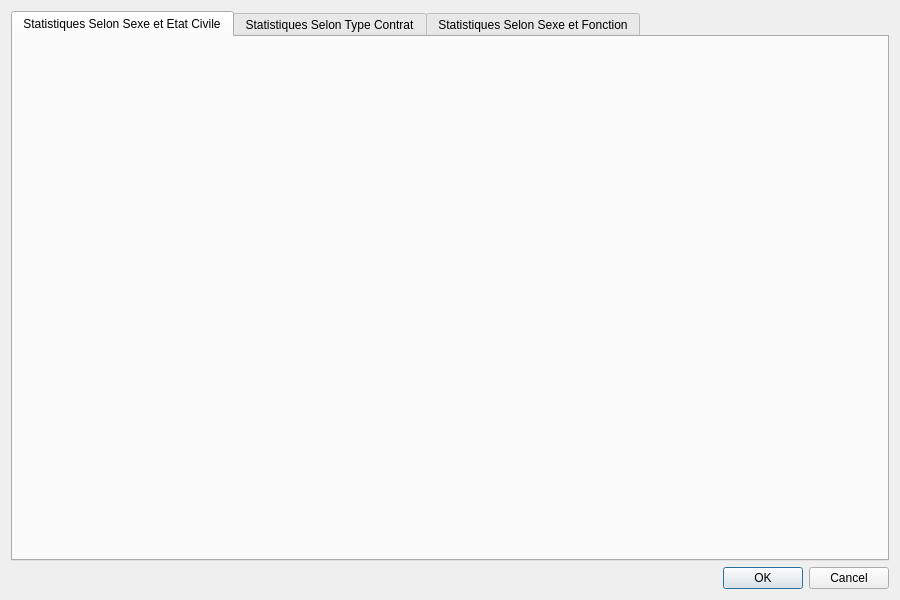
 <widget class="QDialog" name="statistiques">
  <property name="geometry">
   <rect>
    <x>0</x>
    <y>0</y>
    <width>900</width>
    <height>600</height>
   </rect>
  </property>
  <property name="windowTitle">
   <string>Statistiques</string>
  </property>
  <layout class="QVBoxLayout" name="verticalLayout">
   <item>
    <widget class="QTabWidget" name="statistiquesTabWidget">
     <property name="minimumSize">
      <size>
       <width>750</width>
       <height>450</height>
      </size>
     </property>
     <property name="styleSheet">
      <string notr="true">QWidget {
  background-color: #19232D;
  border: 0px solid #32414B;
  padding: 0px;
  color: #F0F0F0;
  selection-background-color: #1464A0;
  selection-color: #F0F0F0;
}

QWidget:disabled {
  background-color: #19232D;
  color: #787878;
  selection-background-color: #14506E;
  selection-color: #787878;
}

QWidget::item:selected {
  background-color: #1464A0;
}

QWidget::item:hover {
  background-color: #148CD2;
  color: #32414B;
}
QMainWindow::separator {
  background-color: #32414B;
  border: 0px solid #19232D;
  spacing: 0px;
  padding: 2px;
}

QMainWindow::separator:hover {
  background-color: #505F69;
  border: 0px solid #148CD2;
}

QMainWindow::separator:horizontal {
  width: 5px;
  margin-top: 2px;
  margin-bottom: 2px;
  image: url(&quot;C:/Users/DELL/Downloads/QDarkStyleSheet-master/QDarkStyleSheet-master/qdarkstyle/rc/toolbar_separator_vertical.png&quot;);
}

QMainWindow::separator:vertical {
  height: 5px;
  margin-left: 2px;
  margin-right: 2px;
  image: url(&quot;C:/Users/DELL/Downloads/QDarkStyleSheet-master/QDarkStyleSheet-master/qdarkstyle/rc/toolbar_separator_horizontal.png&quot;);
}
QStatusBar {
  border: 1px solid #32414B;
  /* Fixes Spyder #9120, #9121 */
  background: #32414B;
  /* Fixes #205, white vertical borders separating items */
}

QStatusBar::item {
  border: none;
}

QStatusBar QToolTip {
  background-color: #148CD2;
  border: 1px solid #19232D;
  color: #19232D;
  /* Remove padding, for fix combo box tooltip */
  padding: 0px;
  /* Reducing transparency to read better */
  opacity: 230;
}

QStatusBar QLabel {
  /* Fixes Spyder #9120, #9121 */
  background: transparent;
}
QGroupBox {
  font-weight: bold;
  border: 1px solid #32414B;
  border-radius: 4px;
  padding: 4px;
  margin-top: 16px;
}

QGroupBox::title {
  subcontrol-origin: margin;
  subcontrol-position: top left;
  left: 3px;
  padding-left: 3px;
  padding-right: 5px;
  padding-top: 8px;
  padding-bottom: 16px;
}

QGroupBox::indicator {
  margin-left: 2px;
  height: 16px;
  width: 16px;
}

QGroupBox::indicator:unchecked {
  border: none;
  image: url(&quot;C:/Users/DELL/Downloads/QDarkStyleSheet-master/QDarkStyleSheet-master/qdarkstyle/rc/checkbox_unchecked.png&quot;);
}

QGroupBox::indicator:unchecked:hover, QGroupBox::indicator:unchecked:focus, QGroupBox::indicator:unchecked:pressed {
  border: none;
  image: url(&quot;C:/Users/DELL/Downloads/QDarkStyleSheet-master/QDarkStyleSheet-master/qdarkstyle/rc/checkbox_unchecked_focus.png&quot;);
}

QGroupBox::indicator:unchecked:disabled {
  image: url(&quot;C:/Users/DELL/Downloads/QDarkStyleSheet-master/QDarkStyleSheet-master/qdarkstyle/rc/checkbox_unchecked_disabled.png&quot;);
}

QGroupBox::indicator:checked {
  border: none;
  image: url(&quot;C:/Users/DELL/Downloads/QDarkStyleSheet-master/QDarkStyleSheet-master/qdarkstyle/rc/checkbox_checked.png&quot;);
}

QGroupBox::indicator:checked:hover, QGroupBox::indicator:checked:focus, QGroupBox::indicator:checked:pressed {
  border: none;
  image: url(&quot;C:/Users/DELL/Downloads/QDarkStyleSheet-master/QDarkStyleSheet-master/qdarkstyle/rc/checkbox_checked_focus.png&quot;);
}

QGroupBox::indicator:checked:disabled {
  image: url(&quot;C:/Users/DELL/Downloads/QDarkStyleSheet-master/QDarkStyleSheet-master/qdarkstyle/rc/checkbox_checked_disabled.png&quot;);
}
QRadioButton {
  background-color: #19232D;
  color: #F0F0F0;
  spacing: 4px;
  padding: 0px;
  border: none;
  outline: none;
}

QRadioButton:focus {
  border: none;
}

QRadioButton:disabled {
  background-color: #19232D;
  color: #787878;
  border: none;
  outline: none;
}

QRadioButton QWidget {
  background-color: #19232D;
  color: #F0F0F0;
  spacing: 0px;
  padding: 0px;
  outline: none;
  border: none;
}

QRadioButton::indicator {
  border: none;
  outline: none;
  margin-left: 4px;
  height: 16px;
  width: 16px;
}

QRadioButton::indicator:unchecked {
  image: url(&quot;C:/Users/DELL/Downloads/QDarkStyleSheet-master/QDarkStyleSheet-master/qdarkstyle/rc/radio_unchecked.png&quot;);
}

QRadioButton::indicator:unchecked:hover, QRadioButton::indicator:unchecked:focus, QRadioButton::indicator:unchecked:pressed {
  border: none;
  outline: none;
  image: url(&quot;C:/Users/DELL/Downloads/QDarkStyleSheet-master/QDarkStyleSheet-master/qdarkstyle/rc/radio_unchecked_focus.png&quot;);
}

QRadioButton::indicator:unchecked:disabled {
  image: url(&quot;C:/Users/DELL/Downloads/QDarkStyleSheet-master/QDarkStyleSheet-master/qdarkstyle/rc/radio_unchecked_disabled.png&quot;);
}

QRadioButton::indicator:checked {
  border: none;
  outline: none;
  image: url(&quot;C:/Users/DELL/Downloads/QDarkStyleSheet-master/QDarkStyleSheet-master/qdarkstyle/rc/radio_checked.png&quot;);
}

QRadioButton::indicator:checked:hover, QRadioButton::indicator:checked:focus, QRadioButton::indicator:checked:pressed {
  border: none;
  outline: none;
  image: url(&quot;C:/Users/DELL/Downloads/QDarkStyleSheet-master/QDarkStyleSheet-master/qdarkstyle/rc/radio_checked_focus.png&quot;);
}

QRadioButton::indicator:checked:disabled {
  outline: none;
  image: url(&quot;C:/Users/DELL/Downloads/QDarkStyleSheet-master/QDarkStyleSheet-master/qdarkstyle/rc/radio_checked_disabled.png&quot;);
}
QMenu {
  border: 0px solid #32414B;
  color: #F0F0F0;
  margin: 0px;
}

QMenu::separator {
  height: 1px;
  background-color: #505F69;
  color: #F0F0F0;
}

QMenu::icon {
  margin: 0px;
  padding-left: 8px;
}

QMenu::item {
  background-color: #32414B;
  padding: 4px 24px 4px 24px;
  /* Reserve space for selection border */
  border: 1px transparent #32414B;
}

QMenu::item:selected {
  color: #F0F0F0;
}

QMenu::indicator {
  width: 12px;
  height: 12px;
  padding-left: 6px;
  /* non-exclusive indicator = check box style indicator (see QActionGroup::setExclusive) */
  /* exclusive indicator = radio button style indicator (see QActionGroup::setExclusive) */
}

QMenu::indicator:non-exclusive:unchecked {
  image: url(&quot;C:/Users/DELL/Downloads/QDarkStyleSheet-master/QDarkStyleSheet-master/qdarkstyle/rc/checkbox_unchecked.png&quot;);
}

QMenu::indicator:non-exclusive:unchecked:selected {
  image: url(&quot;C:/Users/DELL/Downloads/QDarkStyleSheet-master/QDarkStyleSheet-master/qdarkstyle/rc/checkbox_unchecked_disabled.png&quot;);
}

QMenu::indicator:non-exclusive:checked {
  image: url(&quot;C:/Users/DELL/Downloads/QDarkStyleSheet-master/QDarkStyleSheet-master/qdarkstyle/rc/checkbox_checked.png&quot;);
}

QMenu::indicator:non-exclusive:checked:selected {
  image: url(&quot;C:/Users/DELL/Downloads/QDarkStyleSheet-master/QDarkStyleSheet-master/qdarkstyle/rc/checkbox_checked_disabled.png&quot;);
}

QMenu::indicator:exclusive:unchecked {
  image: url(&quot;C:/Users/DELL/Downloads/QDarkStyleSheet-master/QDarkStyleSheet-master/qdarkstyle/rc/radio_unchecked.png&quot;);
}

QMenu::indicator:exclusive:unchecked:selected {
  image: url(&quot;C:/Users/DELL/Downloads/QDarkStyleSheet-master/QDarkStyleSheet-master/qdarkstyle/rc/radio_unchecked_disabled.png&quot;);
}

QMenu::indicator:exclusive:checked {
  image: url(&quot;C:/Users/DELL/Downloads/QDarkStyleSheet-master/QDarkStyleSheet-master/qdarkstyle/rc/radio_checked.png&quot;);
}

QMenu::indicator:exclusive:checked:selected {
  image: url(&quot;C:/Users/DELL/Downloads/QDarkStyleSheet-master/QDarkStyleSheet-master/qdarkstyle/rc/radio_checked_disabled.png&quot;);
}

QMenu::right-arrow {
  margin: 5px;
  image: url(&quot;C:/Users/DELL/Downloads/QDarkStyleSheet-master/QDarkStyleSheet-master/qdarkstyle/rc/arrow_right.png&quot;);
  height: 12px;
  width: 12px;
}
/* QStackedWidget ---------------------------------------------------------

--------------------------------------------------------------------------- */
QStackedWidget {
  padding: 2px;
  border: 1px solid #32414B;
  border: 1px solid #19232D;
}
/* QAbstractSpinBox -------------------------------------------------------

--------------------------------------------------------------------------- */
QAbstractSpinBox {
  background-color: #19232D;
  border: 1px solid #32414B;
  color: #F0F0F0;
  /* This fixes 103, 111 */
  padding-top: 2px;
  /* This fixes 103, 111 */
  padding-bottom: 2px;
  padding-left: 4px;
  padding-right: 4px;
  border-radius: 4px;
  /* min-width: 5px; removed to fix 109 */
}

QAbstractSpinBox:up-button {
  background-color: transparent #19232D;
  subcontrol-origin: border;
  subcontrol-position: top right;
  border-left: 1px solid #32414B;
  border-bottom: 1px solid #32414B;
  border-top-left-radius: 0;
  border-bottom-left-radius: 0;
  margin: 1px;
  width: 12px;
  margin-bottom: -1px;
}

QAbstractSpinBox::up-arrow, QAbstractSpinBox::up-arrow:disabled, QAbstractSpinBox::up-arrow:off {
  image: url(&quot;C:/Users/DELL/Downloads/QDarkStyleSheet-master/QDarkStyleSheet-master/qdarkstyle/rc/arrow_up_disabled.png&quot;);
  height: 8px;
  width: 8px;
}

QAbstractSpinBox::up-arrow:hover {
  image: url(&quot;C:/Users/DELL/Downloads/QDarkStyleSheet-master/QDarkStyleSheet-master/qdarkstyle/rc/arrow_up.png&quot;);
}

QAbstractSpinBox:down-button {
  background-color: transparent #19232D;
  subcontrol-origin: border;
  subcontrol-position: bottom right;
  border-left: 1px solid #32414B;
  border-top: 1px solid #32414B;
  border-top-left-radius: 0;
  border-bottom-left-radius: 0;
  margin: 1px;
  width: 12px;
  margin-top: -1px;
}

QAbstractSpinBox::down-arrow, QAbstractSpinBox::down-arrow:disabled, QAbstractSpinBox::down-arrow:off {
  image: url(&quot;C:/Users/DELL/Downloads/QDarkStyleSheet-master/QDarkStyleSheet-master/qdarkstyle/rc/arrow_down_disabled.png&quot;);
  height: 8px;
  width: 8px;
}

QAbstractSpinBox::down-arrow:hover {
  image: url(&quot;C:/Users/DELL/Downloads/QDarkStyleSheet-master/QDarkStyleSheet-master/qdarkstyle/rc/arrow_down.png&quot;);
}

QAbstractSpinBox:hover {
  border: 1px solid #148CD2;
  color: #F0F0F0;
}

QAbstractSpinBox:focus {
  border: 1px solid #1464A0;
}

QAbstractSpinBox:selected {
  background: #1464A0;
  color: #32414B;
}

QLabel {
  background-color: #19232D;
  border: 0px solid #32414B;
  padding: 2px;
  margin: 0px;
  color: #F0F0F0;
}

QLabel:disabled {
  background-color: #19232D;
  border: 0px solid #32414B;
  color: #787878;
}

QTextBrowser {
  background-color: #19232D;
  border: 1px solid #32414B;
  color: #F0F0F0;
  border-radius: 4px;
}

QTextBrowser:disabled {
  background-color: #19232D;
  border: 1px solid #32414B;
  color: #787878;
  border-radius: 4px;
}

QTextBrowser:hover, QTextBrowser:!hover, QTextBrowser:selected, QTextBrowser:pressed {
  border: 1px solid #32414B;
}

QPushButton {
  background-color: #505F69;
  border: 1px solid #32414B;
  color: #F0F0F0;
  border-radius: 4px;
  padding: 3px;
  outline: none;
  /* Issue #194 - Special case of QPushButton inside dialogs, for better UI */
  min-width: 80px;
}

QPushButton:disabled {
  background-color: #32414B;
  border: 1px solid #32414B;
  color: #787878;
  border-radius: 4px;
  padding: 3px;
}

QPushButton:checked {
  background-color: #32414B;
  border: 1px solid #32414B;
  border-radius: 4px;
  padding: 3px;
  outline: none;
}

QPushButton:checked:disabled {
  background-color: #19232D;
  border: 1px solid #32414B;
  color: #787878;
  border-radius: 4px;
  padding: 3px;
  outline: none;
}

QPushButton:checked:selected {
  background: #1464A0;
  color: #32414B;
}

QPushButton::menu-indicator {
  subcontrol-origin: padding;
  subcontrol-position: bottom right;
  bottom: 4px;
}

QPushButton:pressed {
  background-color: #19232D;
  border: 1px solid #19232D;
}

QPushButton:pressed:hover {
  border: 1px solid #148CD2;
}

QPushButton:hover {
  border: 1px solid #148CD2;
  color: #F0F0F0;
}

QPushButton:selected {
  background: #1464A0;
  color: #32414B;
}

QPushButton:hover {
  border: 1px solid #148CD2;
  color: #F0F0F0;
}

QPushButton:focus {
  border: 1px solid #1464A0;
}

QComboBox {
  border: 1px solid #32414B;
  border-radius: 4px;
  selection-background-color: #1464A0;
  padding-left: 4px;
  padding-right: 36px;
  /* 4 + 16*2 See scrollbar size */
  /* Fixes #103, #111 */
  min-height: 1.5em;
  /* padding-top: 2px;     removed to fix #132 */
  /* padding-bottom: 2px;  removed to fix #132 */
  /* min-width: 75px;      removed to fix #109 */
  /* Needed to remove indicator - fix #132 */
}

QComboBox QAbstractItemView {
  border: 1px solid #32414B;
  border-radius: 0;
  background-color: #19232D;
  selection-background-color: #1464A0;
}

QComboBox QAbstractItemView:hover {
  background-color: #19232D;
  color: #F0F0F0;
}

QComboBox QAbstractItemView:selected {
  background: #1464A0;
  color: #32414B;
}

QComboBox QAbstractItemView:alternate {
  background: #19232D;
}

QComboBox:disabled {
  background-color: #19232D;
  color: #787878;
}

QComboBox:hover {
  border: 1px solid #148CD2;
}

QComboBox:focus {
  border: 1px solid #1464A0;
}

QComboBox:on {
  selection-background-color: #1464A0;
}

QComboBox::indicator {
  border: none;
  border-radius: 0;
  background-color: transparent;
  selection-background-color: transparent;
  color: transparent;
  selection-color: transparent;
  /* Needed to remove indicator - fix #132 */
}

QComboBox::indicator:alternate {
  background: #19232D;
}

QComboBox::item:alternate {
  background: #19232D;
}

QComboBox::item:checked {
  font-weight: bold;
}

QComboBox::item:selected {
  border: 0px solid transparent;
}

QComboBox::drop-down {
  subcontrol-origin: padding;
  subcontrol-position: top right;
  width: 12px;
  border-left: 1px solid #32414B;
}

QComboBox::down-arrow {
  image: url(&quot;C:/Users/DELL/Downloads/QDarkStyleSheet-master/QDarkStyleSheet-master/qdarkstyle/rc/arrow_down_disabled.png&quot;);
  height: 8px;
  width: 8px;
}

QComboBox::down-arrow:on, QComboBox::down-arrow:hover, QComboBox::down-arrow:focus {
  image: url(&quot;C:/Users/DELL/Downloads/QDarkStyleSheet-master/QDarkStyleSheet-master/qdarkstyle/rc/arrow_down.png&quot;);
}
QLineEdit {
  background-color: #19232D;
  padding-top: 2px;
  /* This QLineEdit fix  103, 111 */
  padding-bottom: 2px;
  /* This QLineEdit fix  103, 111 */
  padding-left: 4px;
  padding-right: 4px;
  border-style: solid;
  border: 1px solid #32414B;
  border-radius: 4px;
  color: #F0F0F0;
}

QLineEdit:disabled {
  background-color: #19232D;
  color: #787878;
}

QLineEdit:hover {
  border: 1px solid #148CD2;
  color: #F0F0F0;
}

QLineEdit:focus {
  border: 1px solid #1464A0;
}

QLineEdit:selected {
  background-color: #1464A0;
  color: #32414B;
}
QTabWidget {
  padding: 2px;
  selection-background-color: #32414B;
}

QTabWidget QWidget {
  /* Fixes #189 */
  border-radius: 4px;
}

QTabWidget::pane {
  border: 1px solid #32414B;
  border-radius: 4px;
  margin: 0px;
  /* Fixes double border inside pane with pyqt5 */
  padding: 0px;
}

QTabWidget::pane:selected {
  background-color: #32414B;
  border: 1px solid #1464A0;
}

QTabBar {
  qproperty-drawBase: 0;
  border-radius: 4px;
  margin: 0px;
  padding: 2px;
  border: 0;
  /* left: 5px; move to the right by 5px - removed for fix */
}

QTabBar::close-button {
  border: 0;
  margin: 2px;
  padding: 2px;
  image: url(&quot;C:/Users/DELL/Downloads/QDarkStyleSheet-master/QDarkStyleSheet-master/qdarkstyle/rc/window_close.png&quot;);
}

QTabBar::close-button:hover {
  image: url(&quot;C:/Users/DELL/Downloads/QDarkStyleSheet-master/QDarkStyleSheet-master/qdarkstyle/rc/window_close_focus.png&quot;);
}

QTabBar::close-button:pressed {
  image: url(&quot;C:/Users/DELL/Downloads/QDarkStyleSheet-master/QDarkStyleSheet-master/qdarkstyle/rc/window_close_pressed.png&quot;);
}

/* QTabBar::tab - selected ------------------------------------------------

https://doc.qt.io/qt-5/stylesheet-examples.html#customizing-qtabwidget-and-qtabbar

--------------------------------------------------------------------------- */
QTabBar::tab {
  /* !selected and disabled ----------------------------------------- */
  /* selected ------------------------------------------------------- */
}

QTabBar::tab:top:selected:disabled {
  border-bottom: 3px solid #14506E;
  color: #787878;
  background-color: #32414B;
}

QTabBar::tab:bottom:selected:disabled {
  border-top: 3px solid #14506E;
  color: #787878;
  background-color: #32414B;
}

QTabBar::tab:left:selected:disabled {
  border-right: 3px solid #14506E;
  color: #787878;
  background-color: #32414B;
}

QTabBar::tab:right:selected:disabled {
  border-left: 3px solid #14506E;
  color: #787878;
  background-color: #32414B;
}

QTabBar::tab:top:!selected:disabled {
  border-bottom: 3px solid #19232D;
  color: #787878;
  background-color: #19232D;
}

QTabBar::tab:bottom:!selected:disabled {
  border-top: 3px solid #19232D;
  color: #787878;
  background-color: #19232D;
}

QTabBar::tab:left:!selected:disabled {
  border-right: 3px solid #19232D;
  color: #787878;
  background-color: #19232D;
}

QTabBar::tab:right:!selected:disabled {
  border-left: 3px solid #19232D;
  color: #787878;
  background-color: #19232D;
}

QTabBar::tab:top:!selected {
  border-bottom: 2px solid #19232D;
  margin-top: 2px;
}

QTabBar::tab:bottom:!selected {
  border-top: 2px solid #19232D;
  margin-bottom: 3px;
}

QTabBar::tab:left:!selected {
  border-left: 2px solid #19232D;
  margin-right: 2px;
}

QTabBar::tab:right:!selected {
  border-right: 2px solid #19232D;
  margin-left: 2px;
}

QTabBar::tab:top {
  background-color: #32414B;
  color: #F0F0F0;
  margin-left: 2px;
  padding-left: 4px;
  padding-right: 4px;
  padding-top: 2px;
  padding-bottom: 2px;
  min-width: 5px;
  border-bottom: 3px solid #32414B;
  border-top-left-radius: 3px;
  border-top-right-radius: 3px;
}

QTabBar::tab:top:selected {
  background-color: #505F69;
  color: #F0F0F0;
  border-bottom: 3px solid #1464A0;
  border-top-left-radius: 3px;
  border-top-right-radius: 3px;
}

QTabBar::tab:top:!selected:hover {
  border: 1px solid #148CD2;
  border-bottom: 3px solid #148CD2;
  /* Fixes spyder-ide/spyder#9766 */
  padding-left: 4px;
  padding-right: 4px;
}

QTabBar::tab:bottom {
  color: #F0F0F0;
  border-top: 3px solid #32414B;
  background-color: #32414B;
  margin-left: 2px;
  padding-left: 4px;
  padding-right: 4px;
  padding-top: 2px;
  padding-bottom: 2px;
  border-bottom-left-radius: 3px;
  border-bottom-right-radius: 3px;
  min-width: 5px;
}

QTabBar::tab:bottom:selected {
  color: #F0F0F0;
  background-color: #505F69;
  border-top: 3px solid #1464A0;
  border-bottom-left-radius: 3px;
  border-bottom-right-radius: 3px;
}

QTabBar::tab:bottom:!selected:hover {
  border: 1px solid #148CD2;
  border-top: 3px solid #148CD2;
  /* Fixes spyder-ide/spyder#9766 */
  padding-left: 4px;
  padding-right: 4px;
}

QTabBar::tab:left {
  color: #F0F0F0;
  background-color: #32414B;
  margin-top: 2px;
  padding-left: 2px;
  padding-right: 2px;
  padding-top: 4px;
  padding-bottom: 4px;
  border-top-left-radius: 3px;
  border-bottom-left-radius: 3px;
  min-height: 5px;
}

QTabBar::tab:left:selected {
  color: #F0F0F0;
  background-color: #505F69;
  border-right: 3px solid #1464A0;
}

QTabBar::tab:left:!selected:hover {
  border: 1px solid #148CD2;
  border-right: 3px solid #148CD2;
  padding: 0px;
}

QTabBar::tab:right {
  color: #F0F0F0;
  background-color: #32414B;
  margin-top: 2px;
  padding-left: 2px;
  padding-right: 2px;
  padding-top: 4px;
  padding-bottom: 4px;
  border-top-right-radius: 3px;
  border-bottom-right-radius: 3px;
  min-height: 5px;
}

QTabBar::tab:right:selected {
  color: #F0F0F0;
  background-color: #505F69;
  border-left: 3px solid #1464A0;
}

QTabBar::tab:right:!selected:hover {
  border: 1px solid #148CD2;
  border-left: 3px solid #148CD2;
  padding: 0px;
}

QTabBar QToolButton {
  /* Fixes #136 */
  background-color: #32414B;
  height: 12px;
  width: 12px;
}

QTabBar QToolButton:pressed {
  background-color: #32414B;
}

QTabBar QToolButton:pressed:hover {
  border: 1px solid #148CD2;
}

QTabBar QToolButton::left-arrow:enabled {
  image: url(&quot;C:/Users/DELL/Downloads/QDarkStyleSheet-master/QDarkStyleSheet-master/qdarkstyle/rc/arrow_left.png&quot;);
}

QTabBar QToolButton::left-arrow:disabled {
  image: url(&quot;C:/Users/DELL/Downloads/QDarkStyleSheet-master/QDarkStyleSheet-master/qdarkstyle/rc/arrow_left_disabled.png&quot;);
}

QTabBar QToolButton::right-arrow:enabled {
  image: url(&quot;C:/Users/DELL/Downloads/QDarkStyleSheet-master/QDarkStyleSheet-master/qdarkstyle/rc/arrow_right.png&quot;);
}

QTabBar QToolButton::right-arrow:disabled {
  image: url(&quot;C:/Users/DELL/Downloads/QDarkStyleSheet-master/QDarkStyleSheet-master/qdarkstyle/rc/arrow_right_disabled.png&quot;);
}
QListView::indicator:checked {
  image: url(&quot;C:/Users/DELL/Downloads/QDarkStyleSheet-master/QDarkStyleSheet-master/qdarkstyle/rc/checkbox_checked.png&quot;);
}
QListView::indicator:checked:hover,
QListView::indicator:checked:focus,
QListView::indicator:checked:pressed {
  image: url(&quot;C:/Users/DELL/Downloads/QDarkStyleSheet-master/QDarkStyleSheet-master/qdarkstyle/rc/checkbox_checked_focus.png&quot;);
}
QListView::indicator:unchecked {
  image: url(&quot;C:/Users/DELL/Downloads/QDarkStyleSheet-master/QDarkStyleSheet-master/qdarkstyle/rc/checkbox_unchecked.png&quot;);
}
QListView::indicator:unchecked:hover,
QListView::indicator:unchecked:focus,
QListView::indicator:unchecked:pressed {
  image: url(&quot;C:/Users/DELL/Downloads/QDarkStyleSheet-master/QDarkStyleSheet-master/qdarkstyle/rc/checkbox_unchecked_focus.png&quot;);
}
QListView::indicator:indeterminate {
  image: url(&quot;:C:/Users/DELL/Downloads/QDarkStyleSheet-master/QDarkStyleSheet-master/qdarkstyle/rc/checkbox_indeterminate.png&quot;);
}
QListView::indicator:indeterminate:hover,
QListView::indicator:indeterminate:focus,
QListView::indicator:indeterminate:pressed {
  image: url(&quot;C:/Users/DELL/Downloads/QDarkStyleSheet-master/QDarkStyleSheet-master/qdarkstyle/rc/checkbox_indeterminate_focus.png&quot;);
}
QListView,
QTableView,
QColumnView {
  background-color: #19232D;
  border: 1px solid #32414B;
  color: #F0F0F0;
  gridline-color: #32414B;
  border-radius: 4px;
}
QListView:disabled,
QTableView:disabled,
QColumnView:disabled {
  background-color: #19232D;
  color: #787878;
}
QListView:selected,
QTableView:selected,
QColumnView:selected {
  background-color: #1464A0;
  color: #32414B;
}
QListView:hover,
QTableView:hover,
QColumnView:hover {
  background-color: #19232D;
  border: 1px solid #148CD2;
}

QListView::item:pressed,
QTableView::item:pressed,
QColumnView::item:pressed {
  background-color: #1464A0;
}

QListView::item:selected:hover,
QTableView::item:selected:hover,
QColumnView::item:selected:hover {
  background: #1464A0;
  color: #19232D;
}

QListView::item:selected:active,
QTableView::item:selected:active,
QColumnView::item:selected:active {
  background-color: #1464A0;
}

QListView::item:!selected:hover,
QTableView::item:!selected:hover,
QColumnView::item:!selected:hover {
  outline: 0;
  color: #148CD2;
  background-color: #32414B;
}

QTableCornerButton::section {
  background-color: #19232D;
  border: 1px transparent #32414B;
  border-radius: 0px;
}

/* QHeaderView ------------------------------------------------------------

https://doc.qt.io/qt-5/stylesheet-examples.html#customizing-qheaderview

--------------------------------------------------------------------------- */
QHeaderView {
  background-color: #32414B;
  border: 0px transparent #32414B;
  padding: 0px;
  margin: 0px;
  border-radius: 0px;
}

QHeaderView:disabled {
  background-color: #32414B;
  border: 1px transparent #32414B;
  padding: 2px;
}

QHeaderView::section {
  background-color: #32414B;
  color: #F0F0F0;
  padding: 2px;
  border-radius: 0px;
  text-align: left;
}

QHeaderView::section:checked {
  color: #F0F0F0;
  background-color: #1464A0;
}

QHeaderView::section:checked:disabled {
  color: #787878;
  background-color: #14506E;
}

QHeaderView::section::horizontal {
  padding-left: 4px;
  padding-right: 4px;
  border-left: 1px solid #19232D;
}

QHeaderView::section::horizontal::first, QHeaderView::section::horizontal::only-one {
  border-left: 1px solid #32414B;
}

QHeaderView::section::horizontal:disabled {
  color: #787878;
}

QHeaderView::section::vertical {
  padding-left: 4px;
  padding-right: 4px;
  border-top: 1px solid #19232D;
}

QHeaderView::section::vertical::first, QHeaderView::section::vertical::only-one {
  border-top: 1px solid #32414B;
}

QHeaderView::section::vertical:disabled {
  color: #787878;
}

QHeaderView::down-arrow {
  /* Those settings (border/width/height/background-color) solve bug */
  /* transparent arrow background and size */
  background-color: #32414B;
  border: none;
  height: 12px;
  width: 12px;
  padding-left: 2px;
  padding-right: 2px;
  image: url(&quot;C:/Users/DELL/Downloads/QDarkStyleSheet-master/QDarkStyleSheet-master/qdarkstyle/rc/arrow_down.png&quot;);
}

QHeaderView::up-arrow {
  background-color: #32414B;
  border: none;
  height: 12px;
  width: 12px;
  padding-left: 2px;
  padding-right: 2px;
  image: url(&quot;C:/Users/DELL/Downloads/QDarkStyleSheet-master/QDarkStyleSheet-master/qdarkstyle/rc/arrow_up.png&quot;);
}
/* QFrame -----------------------------------------------------------------

https://doc.qt.io/qt-5/stylesheet-examples.html#customizing-qframe
https://doc.qt.io/qt-5/qframe.html#-prop
https://doc.qt.io/qt-5/qframe.html#details
https://stackoverflow.com/questions/14581498/qt-stylesheet-for-hline-vline-color

--------------------------------------------------------------------------- */
/* (dot) .QFrame  fix #141, #126, #123 */
.QFrame {
  border-radius: 4px;
  border: 1px solid #32414B;
  /* No frame */
  /* HLine */
  /* HLine */
}

.QFrame[frameShape=&quot;0&quot;] {
  border-radius: 4px;
  border: 1px transparent #32414B;
}

.QFrame[frameShape=&quot;4&quot;] {
  max-height: 2px;
  border: none;
  background-color: #32414B;
}

.QFrame[frameShape=&quot;5&quot;] {
  max-width: 2px;
  border: none;
  background-color: #32414B;
}
/* QDateEdit, QDateTimeEdit -----------------------------------------------

--------------------------------------------------------------------------- */
QDateEdit, QDateTimeEdit {
  selection-background-color: #1464A0;
  border-style: solid;
  border: 1px solid #32414B;
  border-radius: 4px;
  /* This fixes 103, 111 */
  padding-top: 2px;
  /* This fixes 103, 111 */
  padding-bottom: 2px;
  padding-left: 4px;
  padding-right: 4px;
  min-width: 10px;
}

QDateEdit:on, QDateTimeEdit:on {
  selection-background-color: #1464A0;
}

QDateEdit::drop-down, QDateTimeEdit::drop-down {
  subcontrol-origin: padding;
  subcontrol-position: top right;
  width: 12px;
  border-left: 1px solid #32414B;
}

QDateEdit::down-arrow, QDateTimeEdit::down-arrow {
  image: url(&quot;:/qss_icons/rc/arrow_down_disabled.png&quot;);
  height: 8px;
  width: 8px;
}

QDateEdit::down-arrow:on, QDateEdit::down-arrow:hover, QDateEdit::down-arrow:focus, QDateTimeEdit::down-arrow:on, QDateTimeEdit::down-arrow:hover, QDateTimeEdit::down-arrow:focus {
  image: url(&quot;C:/Users/DELL/Downloads/QDarkStyleSheet-master/QDarkStyleSheet-master/qdarkstyle/rc/arrow_down.png&quot;);
}

QDateEdit QAbstractItemView, QDateTimeEdit QAbstractItemView {
  background-color: #19232D;
  border-radius: 4px;
  border: 1px solid #32414B;
  selection-background-color: #1464A0;
}

</string>
     </property>
     <property name="currentIndex">
      <number>0</number>
     </property>
     <widget class="QWidget" name="statistiquesP1">
      <attribute name="title">
       <string>Statistiques Selon Sexe et Etat Civile</string>
      </attribute>
      <layout class="QGridLayout" name="gridLayout_3">
       <item row="0" column="0">
        <widget class="QFrame" name="statsFrame1">
         <layout class="QHBoxLayout" name="horizontalLayout_2"/>
        </widget>
       </item>
      </layout>
     </widget>
     <widget class="QWidget" name="statistiquesP2">
      <attribute name="title">
       <string>Statistiques Selon Type Contrat</string>
      </attribute>
      <layout class="QGridLayout" name="gridLayout">
       <item row="0" column="0">
        <widget class="QFrame" name="statsFrame2">
         <layout class="QHBoxLayout" name="horizontalLayout_3"/>
        </widget>
       </item>
      </layout>
     </widget>
     <widget class="QWidget" name="statistiquesP3">
      <attribute name="title">
       <string>Statistiques Selon Sexe et Fonction</string>
      </attribute>
      <layout class="QGridLayout" name="gridLayout_2">
       <item row="0" column="0">
        <widget class="QFrame" name="statsFrame3">
         <layout class="QHBoxLayout" name="horizontalLayout_4"/>
        </widget>
       </item>
      </layout>
     </widget>
    </widget>
   </item>
   <item>
    <widget class="QDialogButtonBox" name="buttonBox">
     <property name="orientation">
      <enum>Qt::Horizontal</enum>
     </property>
     <property name="standardButtons">
      <set>QDialogButtonBox::Cancel|QDialogButtonBox::Ok</set>
     </property>
    </widget>
   </item>
  </layout>
 </widget>
